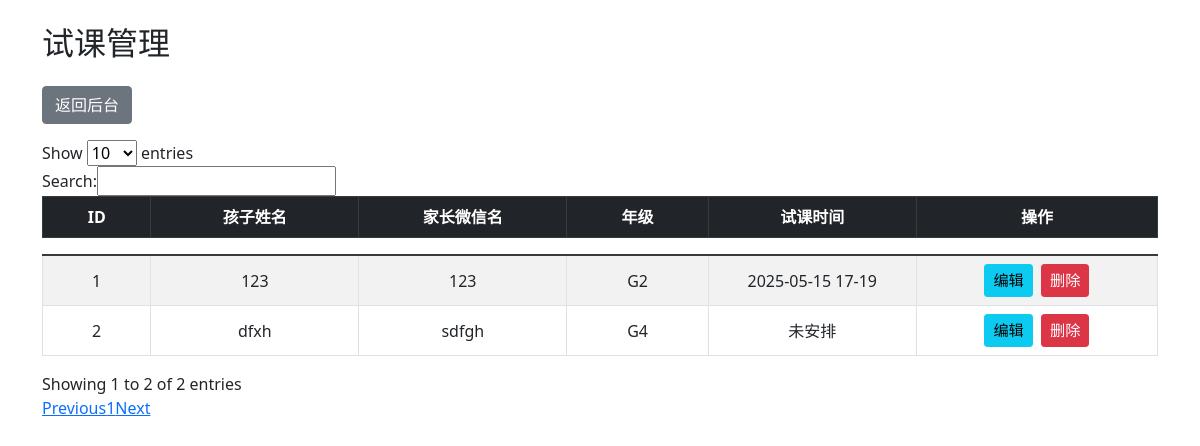
Page /trial_management on the committed database.
### app.py (models this page shows)
class TrialRecord(db.Model):
    id = db.Column(db.Integer, primary_key=True)
    customer_id = db.Column(db.Integer, db.ForeignKey('customer.id'))
    child_name = db.Column(db.String(100))
    wechat_name = db.Column(db.String(100))
    grade = db.Column(db.String(50))
    trial_time = db.Column(db.String(100))
    created_at = db.Column(db.DateTime, default=datetime.utcnow)

### app.py (the view)
@app.route('/trial_management')
def trial_management():
    records = TrialRecord.query.order_by(TrialRecord.created_at.desc()).all()
    return render_template('trial_management.html', records=records)

### templates/trial_management.html (shortened to what this page needs)
<!DOCTYPE html>
<html lang="zh">
<head>
    <link href="https://cdn.jsdelivr.net/npm/bootstrap@5.1.0/dist/css/bootstrap.min.css" rel="stylesheet">
    <link href="https://cdn.jsdelivr.net/npm/datatables@1.10.18/media/css/jquery.dataTables.min.css" rel="stylesheet">
</head>
<body>
<div class="container-xl py-4">
    <h2 class="mb-4">试课管理</h2>
    <a href="/admin/dashboard" class="btn btn-secondary mb-3">返回后台</a>
    <table class="table table-striped table-hover table-bordered align-middle" id="trialTable" style="width:100%;">
        <thead class="table-dark text-center">
            <tr>
                <th style="min-width:60px;">ID</th>
                <th style="min-width:120px;">孩子姓名</th>
                <th style="min-width:120px;">家长微信名</th>
                <th style="min-width:80px;">年级</th>
                <th style="min-width:120px;">试课时间</th>
                <th style="min-width:140px;">操作</th>
            </tr>
        </thead>
        <tbody>
            {% for r in records %}
            <tr>
                <td>{{ r.id }}</td>
                <td style="min-width:120px;">{{ r.child_name }}</td>
                <td style="min-width:120px;">{{ r.wechat_name }}</td>
                <td>{{ r.grade }}</td>
                <td><span class="trial-time-cell">{{ r.trial_time or '未安排' }}</span></td>
                <td>
                    <button class="btn btn-info btn-sm me-1 edit-trial-btn"
                            data-id="{{ r.id }}"
                            data-time="{{ r.trial_time or '' }}">编辑</button>
                    <button class="btn btn-danger btn-sm delete-trial-btn"
                            data-id="{{ r.id }}">删除</button>
                </td>
            </tr>
            {% endfor %}
        </tbody>
    </table>
</div>
</body>
</html>

### templates/trial_management.html (style rules this page uses)
.btn-sm { font-size: 0.95em; }
#trialTable { width: 100% !important; }
#trialTable th, #trialTable td { white-space: nowrap; text-align: center; vertical-align: middle; padding: 8px; }
#trialTable thead th { position: relative; background-color: #212529 !important; }

### rows in the picture
TrialRecord: id "2", child_name "dfxh", wechat_name "sdfgh", grade "G4", trial_time "未安排"
TrialRecord: id "1", child_name "123", wechat_name "123", grade "G2", trial_time "2025-05-15 17-19"
